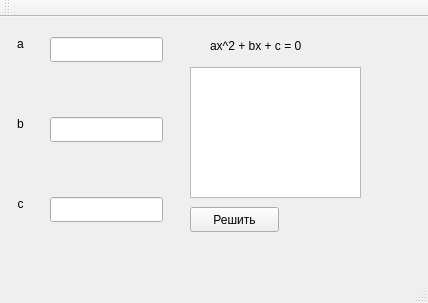
<?xml version="1.0" encoding="UTF-8"?>
<ui version="4.0">
 <class>MainWindow</class>
 <widget class="QMainWindow" name="MainWindow">
  <property name="geometry">
   <rect>
    <x>0</x>
    <y>0</y>
    <width>428</width>
    <height>303</height>
   </rect>
  </property>
  <property name="windowTitle">
   <string>MainWindow</string>
  </property>
  <widget class="QWidget" name="centralWidget">
   <widget class="QLineEdit" name="lineEdit_a">
    <property name="geometry">
     <rect>
      <x>50</x>
      <y>20</y>
      <width>113</width>
      <height>25</height>
     </rect>
    </property>
   </widget>
   <widget class="QLineEdit" name="lineEdit_b">
    <property name="geometry">
     <rect>
      <x>50</x>
      <y>100</y>
      <width>113</width>
      <height>25</height>
     </rect>
    </property>
   </widget>
   <widget class="QLineEdit" name="lineEdit_c">
    <property name="geometry">
     <rect>
      <x>50</x>
      <y>180</y>
      <width>113</width>
      <height>25</height>
     </rect>
    </property>
   </widget>
   <widget class="QLabel" name="label_a">
    <property name="geometry">
     <rect>
      <x>10</x>
      <y>20</y>
      <width>21</width>
      <height>16</height>
     </rect>
    </property>
    <property name="text">
     <string>&lt;html&gt;&lt;head/&gt;&lt;body&gt;&lt;p align=&quot;center&quot;&gt;a&lt;br/&gt;&lt;/p&gt;&lt;/body&gt;&lt;/html&gt;</string>
    </property>
   </widget>
   <widget class="QLabel" name="label_b">
    <property name="geometry">
     <rect>
      <x>10</x>
      <y>100</y>
      <width>21</width>
      <height>16</height>
     </rect>
    </property>
    <property name="text">
     <string>&lt;html&gt;&lt;head/&gt;&lt;body&gt;&lt;p align=&quot;center&quot;&gt;b&lt;br/&gt;&lt;/p&gt;&lt;/body&gt;&lt;/html&gt;</string>
    </property>
   </widget>
   <widget class="QLabel" name="label_c">
    <property name="geometry">
     <rect>
      <x>10</x>
      <y>180</y>
      <width>21</width>
      <height>16</height>
     </rect>
    </property>
    <property name="text">
     <string>&lt;html&gt;&lt;head/&gt;&lt;body&gt;&lt;p align=&quot;center&quot;&gt;c&lt;br/&gt;&lt;/p&gt;&lt;/body&gt;&lt;/html&gt;</string>
    </property>
   </widget>
   <widget class="QTextEdit" name="textEdit_res">
    <property name="geometry">
     <rect>
      <x>190</x>
      <y>50</y>
      <width>171</width>
      <height>131</height>
     </rect>
    </property>
   </widget>
   <widget class="QPushButton" name="pushButton_res">
    <property name="geometry">
     <rect>
      <x>190</x>
      <y>190</y>
      <width>89</width>
      <height>25</height>
     </rect>
    </property>
    <property name="text">
     <string>Решить</string>
    </property>
   </widget>
   <widget class="QLabel" name="label">
    <property name="geometry">
     <rect>
      <x>210</x>
      <y>20</y>
      <width>131</width>
      <height>17</height>
     </rect>
    </property>
    <property name="text">
     <string>ax^2 + bx + c = 0</string>
    </property>
   </widget>
  </widget>
  <widget class="QMenuBar" name="menuBar">
   <property name="geometry">
    <rect>
     <x>0</x>
     <y>0</y>
     <width>428</width>
     <height>22</height>
    </rect>
   </property>
  </widget>
  <widget class="QToolBar" name="mainToolBar">
   <attribute name="toolBarArea">
    <enum>TopToolBarArea</enum>
   </attribute>
   <attribute name="toolBarBreak">
    <bool>false</bool>
   </attribute>
  </widget>
  <widget class="QStatusBar" name="statusBar"/>
 </widget>
 <layoutdefault spacing="6" margin="11"/>
 <resources/>
 <connections/>
</ui>
